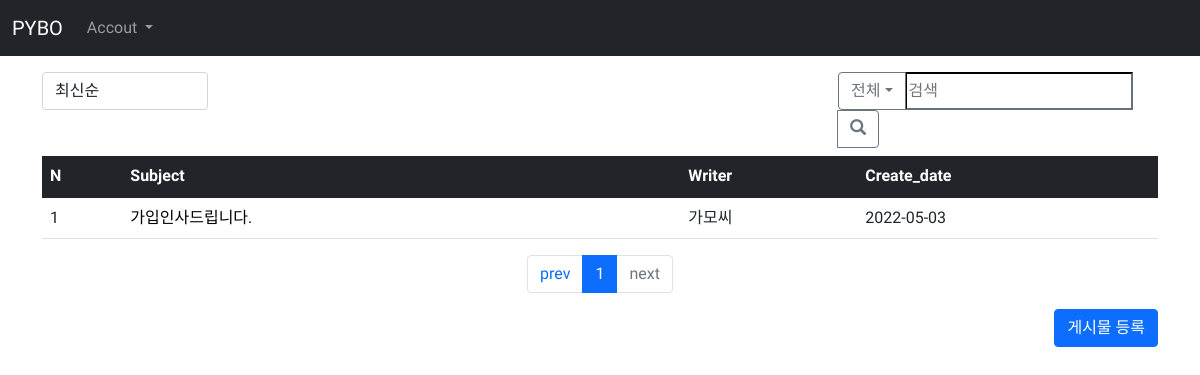
Page /question/list/ on the earlier database version.
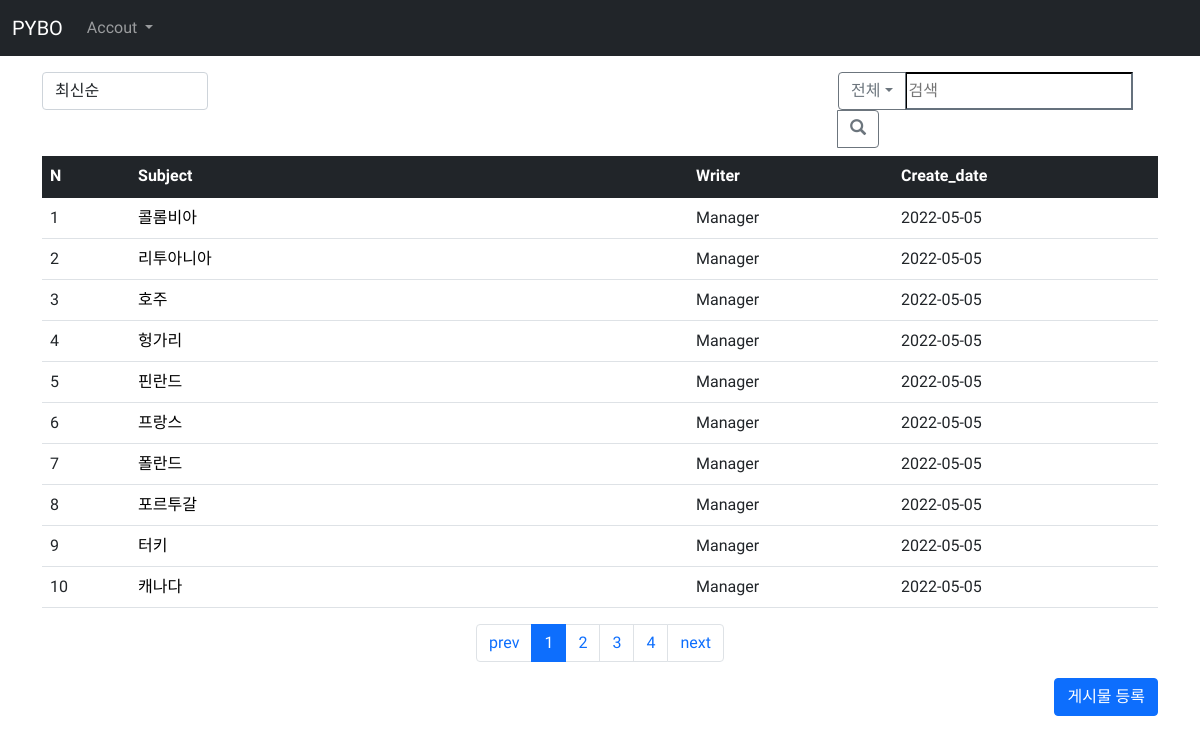
Same page on the later database version.
### pybo/models.py (models this page shows)
class Question(db.Model):
    id = db.Column(db.Integer(), primary_key=True)
    subject = db.Column(db.String(200), nullable = False)
    content = db.Column(db.Text(), nullable = False)
    create_date = db.Column(db.DateTime(), nullable = False)
    user_id = db.Column(db.Integer(), db.ForeignKey("user.id", ondelete="CASCADE") , nullable=False)
    user = db.relationship("User", backref=db.backref("question_set"))
    modify_date = db.Column(db.DateTime(), nullable=True)
    voter = db.relationship("User", secondary=question_voter, backref=db.backref("question_voter_set"))

class User(db.Model):
    id = db.Column(db.Integer(), primary_key=True)
    username = db.Column(db.String(120), unique=True, nullable=False)
    password = db.Column(db.String(200), nullable=False)
    email = db.Column(db.String(150), unique=True, nullable=False)

### pybo/views/question_views.py (the view, shortened to what this page needs)
@bp.route("/list/")
def _list():
    page = request.args.get('page', type=int, default=1)
    kw = request.args.get('kw', type=str, default='')
    so = request.args.get("so", type=str, default="recent")
    if so == "recommend":
        sub_query = db.session.query(
            question_voter.c.question_id, func.count("*").label("num_voter"))\
            .group_by(question_voter.c.question_id).subquery()
        question_list = Question.query \
            .outerjoin(sub_query, Question.id == sub_query.c.question_id ) \
            .order_by(sub_query.c.num_voter.desc(), Question.create_date.desc())
    else:
        question_list = Question.query.order_by(Question.create_date.desc())
    question_list = question_list.paginate(page, per_page=10)
    return render_template("question/question_list.html", question_list = question_list, page=page, kw=kw, so=so)

### pybo/filters.py (called while the page is built)
def format_datetime(value, imt = "%Y-%m-%d %H:%M"):
    return value.strftime(imt)

def format_dateymdtime(value, imt = "%Y-%m-%d"):
    return value.strftime(imt)

### pybo/views/auth_views.py (called while the page is built)
@bp.before_app_request
def load_logged_in_user():
    user_id = session.get("user_id")
    if user_id is None:
        g.user = None
    else:
        g.user = User.query.get(user_id)

### pybo/templates/question/question_list.html (shortened to what this page needs)
{% extends "base.html" %}
{% block content %}
<div class="container my-3 mt-0">
  <div class="row justify-content-between">
    <div class="col-2 mt-3  mb-2">
      <select class="form-control so">
        <option value="recent" {% if so == "recent" %}selected {%endif%}>최신순</option>
      </select>
    </div>
    <div class="col-4 mt-3 ps-5 mb-2">
      <div class="input-group">
        <button class="btn btn-outline-secondary dropdown-toggle" type="button" data-bs-toggle="dropdown" aria-expanded="false">전체</button>
        <input type="text" class="border-dark kw" placeholder="검색" aria-describedby="button-addon2" value="{{ kw or ''}}">
        <button class="btn btn-outline-secondary button-addon2" type="button" id="btn_search">
          <span class="glyphicon glyphicon-search"></span>
        </button>
      </div>
    </div>
  </div>
  <table class="table">
    <thead>
      <tr class="table-dark">
        <th class="mobile">N</th>
        <th style="width:50%">Subject</th>
        <th>Writer</th>
        <th>Create_date</th>
      </tr>
    </thead>
    <tbody>
    {% if question_list %}
    {% for question in question_list.items %}
      <tr class="text-left">
        <td class="mobile"> {{ (( question_list.per_page * question_list.page ) - question_list.per_page ) + loop.index }} </td>
        <td class="text-left">
          <a class="link_cont" href="{{ url_for('question.detail', question_id = question.id) }}">{{ question.subject }} </a>
        </td>
        <td> {{ question.user.username }} </td>
        <td class="mobile_time"> {{ question.create_date|dateymdtime}}</td>
      </tr>
    {% endfor %}
    {% else %}
      <tr>
        <td colspan="3">There is no data present</td>
      </tr>
    {% endif %}
    </tbody>
  </table>
  <ul class="pagination justify-content-center">
    {% if question_list.has_prev %}
    <li class="page-item">
      <a class="page-link" data-page="{{ question_list.prev_num }}" href="#">prev</a>
    </li>
  {% else %}
    <li class="page-item">
      <a class="page-link" href="#" tabindex="-1" aria-disabled="true">prev</a>
    </li>
  {% endif %}
  {% for page_num in question_list.iter_pages() %}
    {% if page_num %}
      {% if page_num != question_list.page %}
      <li class="page-item">
        <a class="page-link" data-page="{{ page_num }}" href="#">{{ page_num }}</a>
      </li>
      {% else %}
      <li class="page-item active">
        <a class="page-link" href="#">{{ page_num }}</a>
      </li>
      {% endif %}
    {% else %}
      <li class="disable">
        <a class="page-link">...</a>
      </li>
    {% endif %}
  {% endfor %}
  {% if question_list.has_next %}
    <li class="page-item">
      <a class="page-link" data-page="{{ question_list.next_num }}" href="#">next</a>
    </li>
  {% else %}
    <li class="page-item disabled">
      <a class="page-link" href="#" tabindex="-1" aria-disabled="true">next</a>
    </li>
  {% endif %}
  </ul>
  <div class="d-flex justify-content-end">
  <a href="{{ url_for('question.create') }}" class="btn btn-primary ">게시물 등록</a>
  </div>
</div>
{% endblock %}

### pybo/templates/base.html (shortened to what this page needs)
<!DOCTYPE html>
<html lang="ko">
<head>
    <link rel="stylesheet" href="{{ url_for('static', filename='bootstrap.min.css') }}" >
    <link rel="stylesheet" href="{{ url_for('static', filename='style.css') }}" >
    <link rel="stylesheet" href="{{ url_for('static', filename='glyphicon.css') }}">
</head>
<body>
  {% include "navbar.html" %}
  {% block content %}
  {% endblock %}
</body>
</html>

### pybo/templates/navbar.html (shortened to what this page needs)
  <nav class="navbar navbar-expand-lg navbar-dark bg-dark">
    <div class="container-fluid">
      <a class="navbar-brand" href="{{ url_for('main.index') }}">PYBO</a>
      <div class="collapse navbar-collapse" id="navbarNavDarkDropdown">
        {% if g.user %}
        <ul class="navbar-nav">
          <li class="nav-item dropdown">
            <a class="nav-link dropdown-toggle" href="#" id="navbarDarkDropdownMenuLink" role="button" data-bs-toggle="dropdown" aria-expanded="false">
              Accout
            </a>
            <ul class="dropdown-menu dropdown-menu-dark" aria-labelledby="navbarDarkDropdownMenuLink">
              <li><a class="dropdown-item" href="#">{{ g.user.username }}</a></li>
              <li><a class="dropdown-item" href="{{ url_for("auth.logout" )}}">로그아웃</a></li>
            </ul>
          </li>
        </ul>
        {% else %}
        <ul class="navbar-nav">
          <li class="nav-item dropdown">
            <a class="nav-link dropdown-toggle" href="#" id="navbarDarkDropdownMenuLink" role="button" data-bs-toggle="dropdown" aria-expanded="false">
              Accout
            </a>
          </li>
        </ul>
        {% endif %}
      </div>
    </div>
  </nav>

### pybo/static/style.css (style rules this page uses)
body { font-family: 'Roboto Condensed', sans-serif; }
.link_cont { text-decoration:none; color:black; }
.link_cont:link , .link_cont:visited { color:black; }

Differences in the rows shown:
no longer on this page (row edited): Question: per_page "1", subject "가입인사드립니다.", user.username "가모씨", create_date "2022-05-03"
added Question: user "1", subject "콜롬비아", user.username "Manager", create_date "2022-05-05"
added Question: per_page "2", subject "리투아니아", user.username "Manager", create_date "2022-05-05"
added Question: per_page "3", subject "호주", user.username "Manager", create_date "2022-05-05"
added Question: per_page "4", subject "헝가리", user.username "Manager", create_date "2022-05-05"
added Question: per_page "5", subject "핀란드", user.username "Manager", create_date "2022-05-05"
added Question: per_page "6", subject "프랑스", user.username "Manager", create_date "2022-05-05"
added Question: per_page "7", subject "폴란드", user.username "Manager", create_date "2022-05-05"
added Question: per_page "8", subject "포르투갈", user.username "Manager", create_date "2022-05-05"
added Question: per_page "9", subject "터키", user.username "Manager", create_date "2022-05-05"
added Question: per_page "10", subject "캐나다", user.username "Manager", create_date "2022-05-05"
Other differences:
new list line: "2"
new list line: "3"
new list line: "4"
